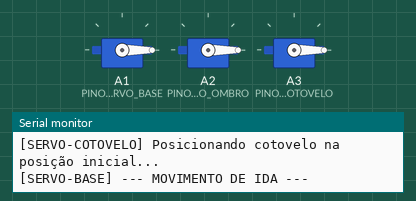
A sketch run on a simulated Arduino Uno, built with avr-gcc and run on an emulated ATmega328P. Parts: 3 × servo, the last lines printed to the serial monitor.

Above: at 3.05 s.
At 5.65 s:
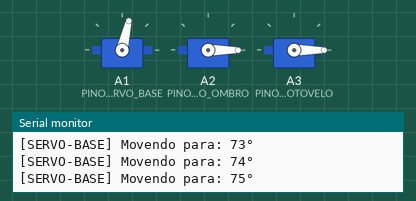
At 8.25 s:
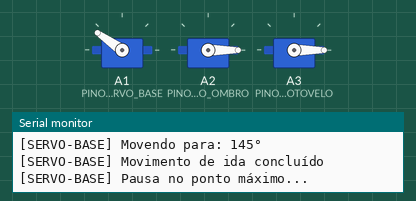
At 13.5 s:
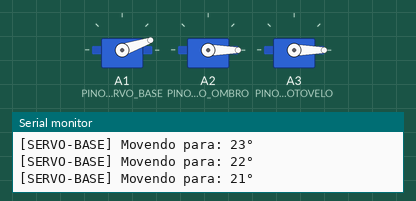
Timing chart, 0 to 18.9 s (numbered marks = the images above):
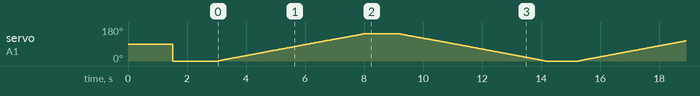

The sketch:

movimentos-de-todos-os-servos.ino
```cpp
#include <Servo.h>

// Cria os objetos dos servos
Servo baseServo;
Servo ombroServo;
Servo cotoveloServo;

// Configurações do servo base
const int PINO_SERVO_BASE = A1;
const int ANGULO_MINIMO_BASE = 0;
const int ANGULO_MAXIMO_BASE = 145;
const int VELOCIDADE_BASE = 20;  // ms entre cada grau

// Configurações do servo ombro
const int PINO_SERVO_OMBRO = A2;
const int ANGULO_MINIMO_OMBRO = 0;
const int ANGULO_MAXIMO_OMBRO = 145;
const int VELOCIDADE_OMBRO = 20;  // ms entre cada grau

// Configurações do servo cotovelo
const int PINO_SERVO_COTOVELO = A3;
const int ANGULO_MINIMO_COTOVELO = 0;
const int ANGULO_MAXIMO_COTOVELO = 145;
const int VELOCIDADE_COTOVELO = 20;  // ms entre cada grau

void setup() {
  inicializarComunicacaoSerial();
  inicializarServoBase();
  inicializarServoOmbro();
  inicializarServoCotovelo();
  exibirConfiguracoesServoBase();
  exibirConfiguracoesServoOmbro();
  exibirConfiguracoesServoCotovelo();
  moverServoBaseParaPosicaoInicial();
  moverServoOmbroParaPosicaoInicial();
  moverServoCotoveloParaPosicaoInicial();
}

void loop() {
  executarMovimentoIdaServoBase();
  executarPausaNoMaximoServoBase();
  executarMovimentoVoltaServoBase();
  executarPausaNoMinimoServoBase();
}

// ========== FUNÇÕES DE INICIALIZAÇÃO ==========

void inicializarComunicacaoSerial() {
  Serial.begin(9600);

  // Aguarda a porta serial conectar
  while (!Serial) {
    delay(10);
  }

  Serial.println("=== Controle de Servo Motor Base ===");
}

void inicializarServoBase() {
  baseServo.attach(PINO_SERVO_BASE);
}

void exibirConfiguracoesServoBase() {
  Serial.print("[SERVO-BASE] Range angular: ");
  Serial.print(ANGULO_MINIMO_BASE);
  Serial.print(" a ");
  Serial.print(ANGULO_MAXIMO_BASE);
  Serial.println(" graus");

  Serial.print("[SERVO-BASE] Velocidade: ");
  Serial.print(VELOCIDADE_BASE);
  Serial.println(" ms/grau");

  Serial.println("[SERVO-BASE] Servo base inicializado e pronto para movimento");
  delay(1000);
}

// ========== FUNÇÕES DE MOVIMENTO ==========

void moverServoBaseParaPosicaoInicial() {
  Serial.println("[SERVO-BASE] Posicionando servo na posição inicial...");
  baseServo.write(ANGULO_MINIMO_BASE);
  delay(500);
}

void executarMovimentoIdaServoBase() {
  Serial.println("[SERVO-BASE] --- MOVIMENTO DE IDA ---");

  for (int angulo = ANGULO_MINIMO_BASE; angulo <= ANGULO_MAXIMO_BASE; angulo++) {
    moverServoBaseParaAngulo(angulo);
  }

  Serial.println("[SERVO-BASE] Movimento de ida concluído");
}

void executarMovimentoVoltaServoBase() {
  Serial.println("[SERVO-BASE] --- MOVIMENTO DE VOLTA ---");

  for (int angulo = ANGULO_MAXIMO_BASE; angulo >= ANGULO_MINIMO_BASE; angulo--) {
    moverServoBaseParaAngulo(angulo);
  }

  Serial.println("[SERVO-BASE] Movimento de volta concluído");
}

void executarPausaNoMaximoServoBase() {
  Serial.println("[SERVO-BASE] Pausa no ponto máximo...");
  delay(1000);
}

void executarPausaNoMinimoServoBase() {
  Serial.println("[SERVO-BASE] Pausa no ponto mínimo...");
  delay(1000);
}

// ========== FUNÇÕES DE CONTROLE DO SERVO ==========

void moverServoBaseParaAngulo(int angulo) {
  baseServo.write(angulo);
  exibirPosicaoAtualServoBase(angulo);
  controlarVelocidadeMovimentoServoBase();
}

void exibirPosicaoAtualServoBase(int angulo) {
  Serial.print("[SERVO-BASE] Movendo para: ");
  Serial.print(angulo);
  Serial.println("°");
}

void controlarVelocidadeMovimentoServoBase() {
  delay(VELOCIDADE_BASE);
}

// ========== FUNÇÕES DO OMBRO ===========

void inicializarServoOmbro() {
  ombroServo.attach(PINO_SERVO_OMBRO);
  Serial.println("[SERVO-OMBRO] Servo do ombro inicializado");
}

void exibirConfiguracoesServoOmbro() {
  Serial.print("[SERVO-OMBRO] Range angular: ");
  Serial.print(ANGULO_MINIMO_OMBRO);
  Serial.print(" a ");
  Serial.print(ANGULO_MAXIMO_OMBRO);
  Serial.println(" graus");

  Serial.print("[SERVO-OMBRO] Velocidade: ");
  Serial.print(VELOCIDADE_OMBRO);
  Serial.println(" ms/grau");

  Serial.println("[SERVO-OMBRO] Servo ombro inicializado e pronto para movimento");
}

void moverServoOmbroParaPosicaoInicial() {
  Serial.println("[SERVO-OMBRO] Posicionando ombro na posição inicial...");
  ombroServo.write(ANGULO_MINIMO_OMBRO);
  delay(500);
}

void executarMovimentoIdaServoOmbro() {
  Serial.println("[SERVO-OMBRO] --- MOVIMENTO DE IDA DO OMBRO ---");

  for (int angulo = ANGULO_MINIMO_OMBRO; angulo <= ANGULO_MAXIMO_OMBRO; angulo++) {
    moverServoOmbroParaAngulo(angulo);
  }

  Serial.println("[SERVO-OMBRO] Movimento de ida do ombro concluído");
}

void executarMovimentoVoltaServoOmbro() {
  Serial.println("[SERVO-OMBRO] --- MOVIMENTO DE VOLTA DO OMBRO ---");

  for (int angulo = ANGULO_MAXIMO_OMBRO; angulo >= ANGULO_MINIMO_OMBRO; angulo--) {
    moverServoOmbroParaAngulo(angulo);
  }

  Serial.println("[SERVO-OMBRO] Movimento de volta do ombro concluído");
}

void executarPausaNoMaximoServoOmbro() {
  Serial.println("[SERVO-OMBRO] Pausa no ponto máximo do ombro...");
  delay(1000);
}

void executarPausaNoMinimoServoOmbro() {
  Serial.println("[SERVO-OMBRO] Pausa no ponto mínimo do ombro...");
  delay(1000);
}

void moverServoOmbroParaAngulo(int angulo) {
  ombroServo.write(angulo);
  exibirPosicaoAtualServoOmbro(angulo);
  controlarVelocidadeMovimentoServoOmbro();
}

void exibirPosicaoAtualServoOmbro(int angulo) {
  Serial.print("[SERVO-OMBRO] Movendo para: ");
  Serial.print(angulo);
  Serial.println("°");
}

void controlarVelocidadeMovimentoServoOmbro() {
  delay(VELOCIDADE_OMBRO);
}

// ========== FUNÇÕES DO COTOVELO ===========

void inicializarServoCotovelo() {
  cotoveloServo.attach(PINO_SERVO_COTOVELO);
  Serial.println("[SERVO-COTOVELO] Servo do cotovelo inicializado");
}

void exibirConfiguracoesServoCotovelo() {
  Serial.print("[SERVO-COTOVELO] Range angular: ");
  Serial.print(ANGULO_MINIMO_COTOVELO);
  Serial.print(" a ");
  Serial.print(ANGULO_MAXIMO_COTOVELO);
  Serial.println(" graus");

  Serial.print("[SERVO-COTOVELO] Velocidade: ");
  Serial.print(VELOCIDADE_COTOVELO);
  Serial.println(" ms/grau");

  Serial.println("[SERVO-COTOVELO] Servo cotovelo inicializado e pronto para movimento");
}

void moverServoCotoveloParaPosicaoInicial() {
  Serial.println("[SERVO-COTOVELO] Posicionando cotovelo na posição inicial...");
  cotoveloServo.write(ANGULO_MINIMO_COTOVELO);
  delay(500);
}

void executarMovimentoIdaServoCotovelo() {
  Serial.println("[SERVO-COTOVELO] --- MOVIMENTO DE IDA DO COTOVELO ---");

  for (int angulo = ANGULO_MINIMO_COTOVELO; angulo <= ANGULO_MAXIMO_COTOVELO; angulo++) {
    moverServoCotoveloParaAngulo(angulo);
  }

  Serial.println("[SERVO-COTOVELO] Movimento de ida do cotovelo concluído");
}

void executarMovimentoVoltaServoCotovelo() {
  Serial.println("[SERVO-COTOVELO] --- MOVIMENTO DE VOLTA DO COTOVELO ---");

  for (int angulo = ANGULO_MAXIMO_COTOVELO; angulo >= ANGULO_MINIMO_COTOVELO; angulo--) {
    moverServoCotoveloParaAngulo(angulo);
  }

  Serial.println("[SERVO-COTOVELO] Movimento de volta do cotovelo concluído");
}

void executarPausaNoMaximoServoCotovelo() {
  Serial.println("[SERVO-COTOVELO] Pausa no ponto máximo do cotovelo...");
  delay(1000);
}

void executarPausaNoMinimoServoCotovelo() {
  Serial.println("[SERVO-COTOVELO] Pausa no ponto mínimo do cotovelo...");
  delay(1000);
}

void moverServoCotoveloParaAngulo(int angulo) {
  cotoveloServo.write(angulo);
  exibirPosicaoAtualServoCotovelo(angulo);
  controlarVelocidadeMovimentoServoCotovelo();
}

void exibirPosicaoAtualServoCotovelo(int angulo) {
  Serial.print("[SERVO-COTOVELO] Movendo para: ");
  Serial.print(angulo);
  Serial.println("°");
}

void controlarVelocidadeMovimentoServoCotovelo() {
  delay(VELOCIDADE_COTOVELO);
}
```
